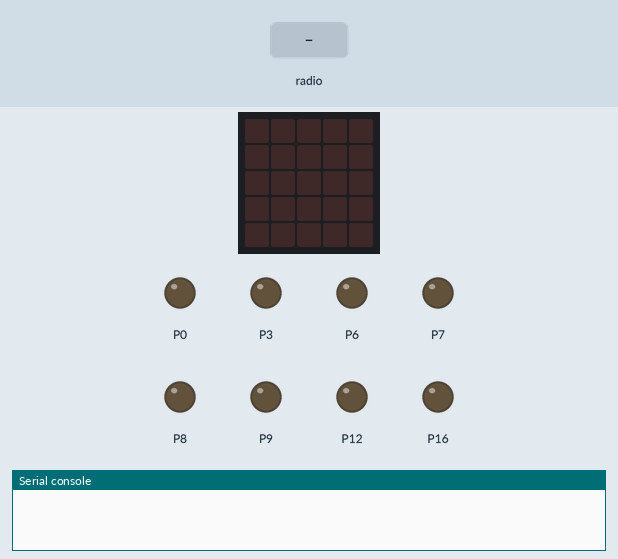
This program was run on a simulated BBC micro:bit running MicroPython. Shown: the board's 5×5 LED display, output pins drawn as LEDs (lit = HIGH), the last lines printed to the serial console. The test bench sets the inputs (shaded band).

Above: at 1.2 s.
1.3 s: radio message "H" arrives
At 1.9 s:
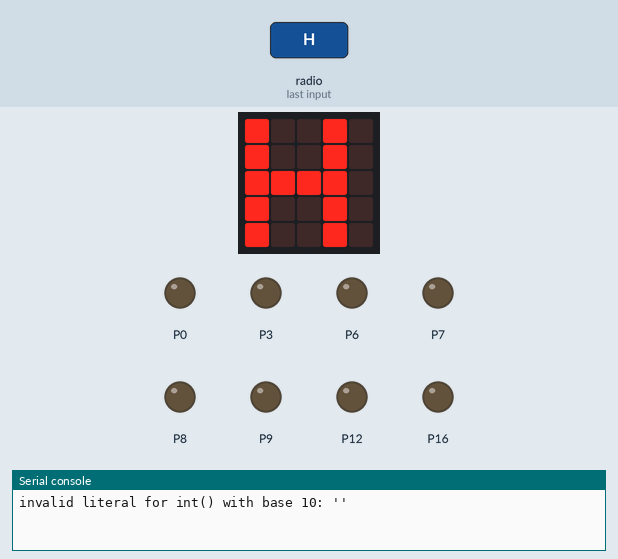
4.3 s: radio message "*" arrives
At 5.3 s:
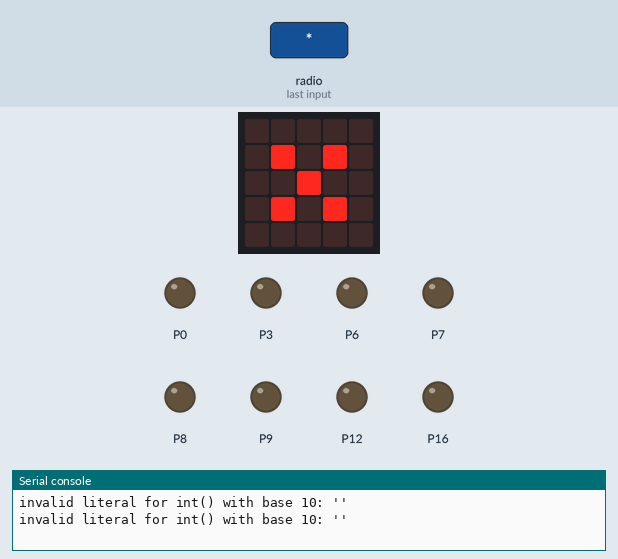
7.3 s: radio message "B" arrives
At 7.6 s:
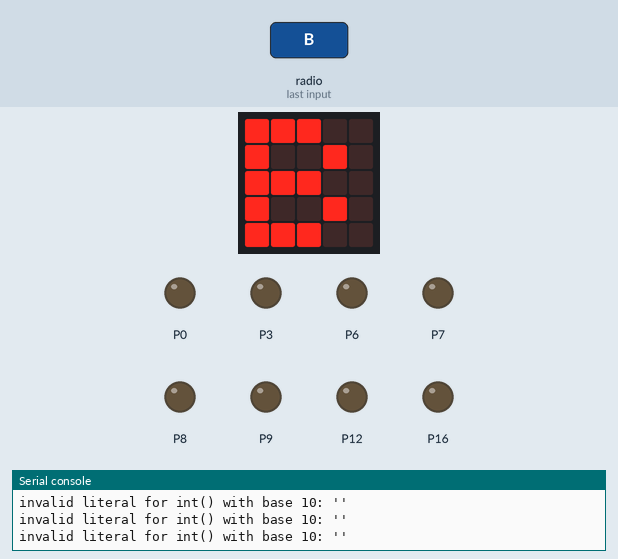
10.3 s: radio message "D" arrives
At 11.1 s:
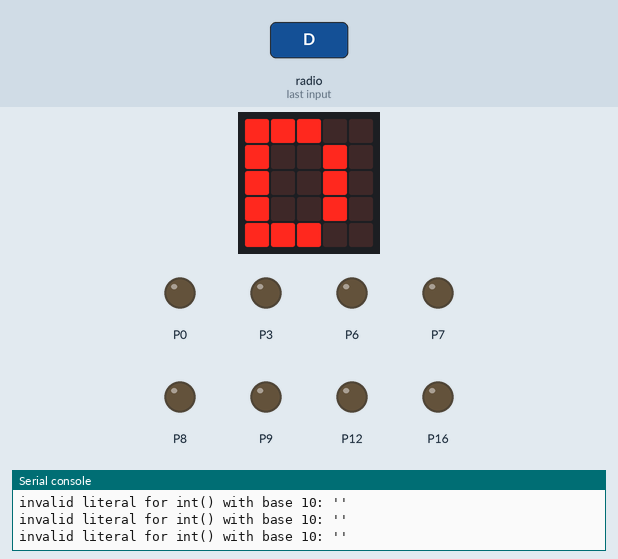
13.3 s: radio message "V" arrives
At 14.5 s:
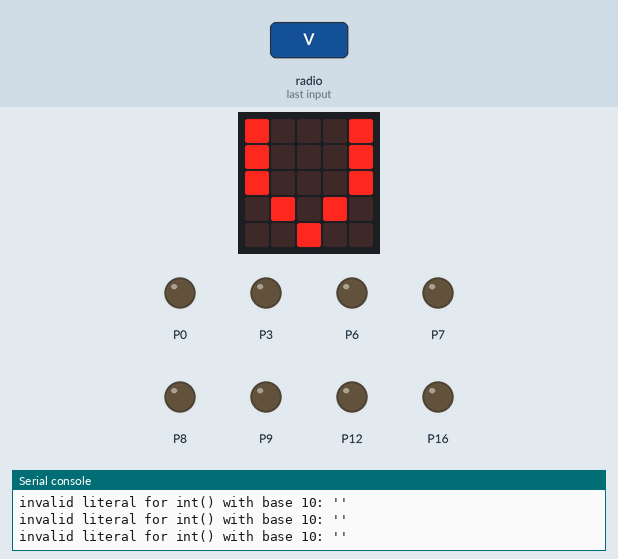
Timing chart, 0 to 16.3 s (numbered marks = the images above; inputs shaded):
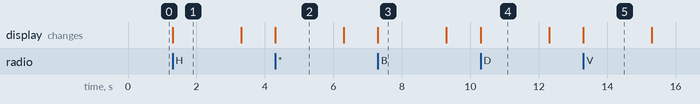

The program:

car_listener_nodistance.py
```python
from microbit import *
import radio
import music

radio.on()
display.off()

class Car:
    def stop(self):
        pin0.write_analog(0)
        pin8.write_digital(0)
        pin12.write_digital(0)
        pin16.write_digital(0)
        pin6.write_digital(0)
        pin7.write_digital(0)
        pin3.write_digital(0)
        pin9.write_digital(0)

    def set_headlights(self, value):
        pin6.write_digital(value)

    def set_horn(self, value):
        music.pitch(value, 1000, pin3)
        pin3.write_digital(0)

    def set_rear_lights(self, value):
        pin7.write_digital(value)

    def set_doors(self, value):
        pin9.write_digital(value)

    def set_speed(self, value):
        if value >= 0:
            pin8.write_digital(0)
        else:
            pin8.write_digital(1)
        pin0.write_analog(abs(value))

    def steer(self, param):
        if param == "L":
            pin12.write_digital(1)
            pin16.write_digital(0)
        elif param == "R":
            pin12.write_digital(1)
            pin16.write_digital(1)
        else:
            pin12.write_digital(0)
            pin16.write_digital(0)

car = Car()
car.stop()

while True:
    msg = radio.receive()

    cmd = str(msg)[0]
    param = str(msg)[1:]
    #display.on()
    #print("RX: " + cmd + ": " + param)

    #display.off()
    try:
        # headlights
        if cmd == "H":
            value = int(param)
            car.set_headlights(value)

        # horn
        if cmd == "*":
            value = int(param)
            car.set_horn(value)

        # rear lights
        if cmd == "B":
            value = int(param)
            car.set_rear_lights(value)

        # doors
        if cmd == "D":
            value = int(param)
            car.set_doors(value)

        # set speed
        if cmd == "V":
            value = int(param)
            car.set_speed(value)

        # steer
        if cmd == "S":
            car.steer(param)

    except Exception as e:
        print(e)
        car.stop()
        display.on()
        display.show(cmd)
        sleep(1000)
        display.show(param)
        sleep(1000)
        display.off()
```

Measured:
- after the input at 1.3 s, the display: changes at once (image 1)
- after the input at 4.3 s, the display: changes at once (image 2)
- after the input at 7.3 s, the display: changes at once (image 3)
- after the input at 10.3 s, the display: changes at once (image 4)
- after the input at 13.3 s, the display: changes at once (image 5)
- what the display in image 1 shows lasts 2.0 s, from 1.3 s to 3.3 s
